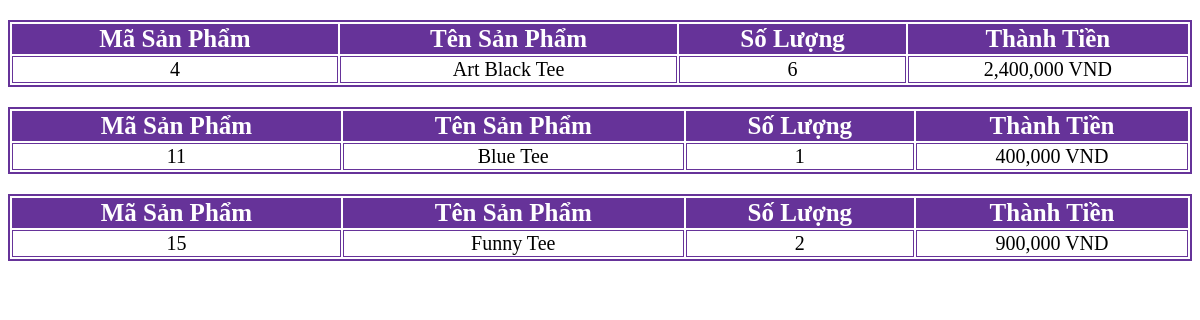
Screenshot of /order_detail.php?order_id=15 with the database file from the repository.
### tables this page shows
CREATE TABLE `order_detail` (
  `order_id` int(255) NOT NULL,
  `prd_id` int(255) NOT NULL,
  `od_quantity` int(255) NOT NULL,
  `od_price` int(255) NOT NULL
);

CREATE TABLE `products` (
  `prd_id` int(11) NOT NULL,
  `prd_name` varchar(255) DEFAULT NULL,
  `img` char(50) DEFAULT NULL,
  `price` int(10) DEFAULT NULL,
  `quantity` int(11) DEFAULT NULL,
  `brand_name` varchar(255) DEFAULT NULL
);

### order_detail.php (the view, shortened to what this page needs)
<?php
    include("connection.php");
   if (isset($_GET['order_id']) && ($_GET['order_id']!="")){
    $id = $_GET['order_id'];
    $query_show_inf = mysqli_query($mysqli,"SELECT * FROM order_detail  join products  on order_detail.prd_id= products.prd_id WHERE order_id='$id'");
    while ($row=mysqli_fetch_array($query_show_inf)){
    ?>
<!DOCTYPE html>
<html lang="en">
<head>
    <link rel="stylesheet" href="cart.css">
</head>
<body>
<table>
        <tr>
                <th>Mã Sản Phẩm</th>
                <th>Tên Sản Phẩm</th>
                <th>Số Lượng </th>
                <th>Thành Tiền </th>
        </tr>
        <tr>
            <td><?php echo $row['prd_id'] ?></td>
            <td><?php echo $row['prd_name'] ?></td>
            <td><?php echo $row['od_quantity']?></td>
            <td><?php echo number_format( $row['od_price'],0)?> VND</td>
        </tr>
  <?php
    }
}
  ?>
</table>
</body>
</html>

### cart.css (style rules this page uses)
table { border: 2px solid rebeccapurple; text-align: center; width:100%; margin-top: 20px; }
th { background-color: rebeccapurple; color: white; font-weight: bolder; font-size: 25px; }
td { border : 1px solid rebeccapurple; font-size: 20px; }

### rows the page displays
order_detail: prd.prd_id "4", prd.prd_name "Art Black Tee", od_quantity "6", od_price "2,400,000"
order_detail: prd.prd_id "11", prd.prd_name "Blue Tee", od_quantity "1", od_price "400,000"
order_detail: prd.prd_id "15", prd.prd_name "Funny Tee", od_quantity "2", od_price "900,000"
